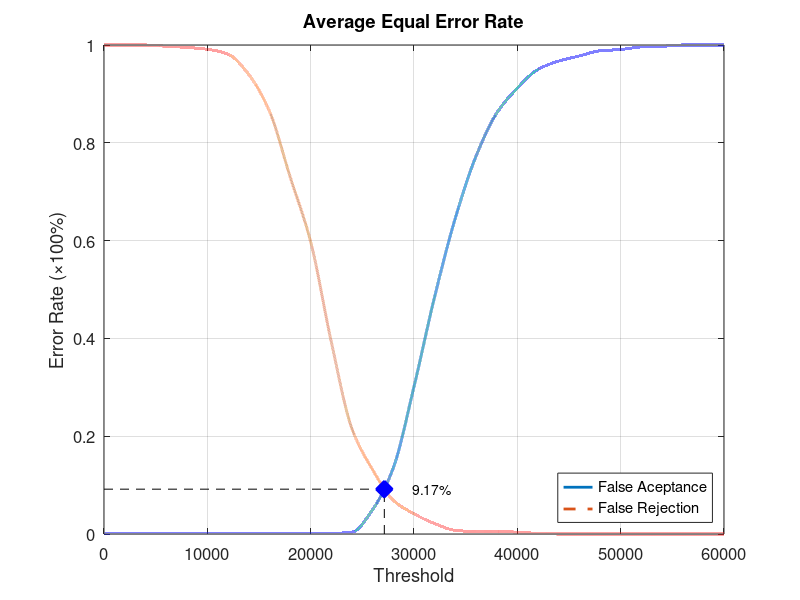
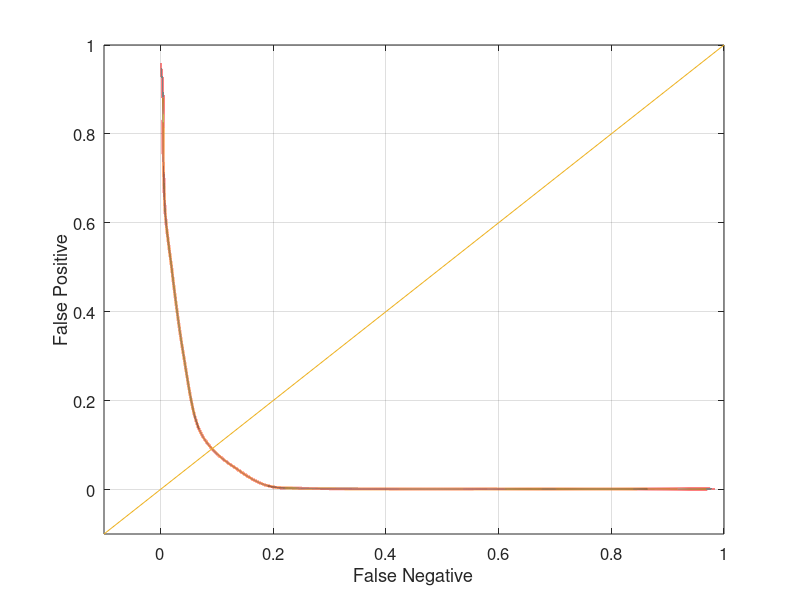

MATLAB code for these plots, in order:
function yEER = Experiment5Average
close all;
clear;
clc;
x = 0:2000:60000;
xq = 0:0.5:60000;

y0 = [0 0.00131579 0.00131579 0.00131579 0.00131579 0.00131579 0.00131579 0.00131579 0.00131579 0.00131579 0.00131579 0.00131579 0.00394737 0.05 0.135526 0.301316 0.485526 0.646053 0.772368 0.860526 0.911842 0.95 0.967105 0.977632 0.988158 0.990789 0.996053 0.997368 1 1 1];
yy0 = interp1(x, y0, xq, 'pchip');
y1 = [1 1 1 0.9975 0.995 0.99125 0.98125 0.94 0.865 0.73125 0.5975 0.3925 0.215 0.13125 0.06875 0.04125 0.02125 0.0075 0.005 0.005 0.00375 0.00125 0 0 0 0 0 0 0 0 0];
yy1 = interp1(x, y1, xq, 'pchip');

% Calculating EER: 
y2 = abs(y0 - y1);
find(y2 == min(y2))
yy2 = abs(yy0 - yy1);
xEER = find(yy2 == min(yy2));
xEERIndex = xq(xEER) % X-axis EER
yEER = yy0(xEER) % Y-axis EER

main = figure
plot(xq, yy0,'-','LineWidth', 2);	hold on
plot(xq, yy1,'--','LineWidth', 2);	hold on
plot([xEERIndex xEERIndex], [0 yEER], 'k--');	hold on
plot([0 xEERIndex], [yEER yEER], 'k--');	hold on
plot(xEERIndex, yEER, 'bx', 'LineWidth', 10);	hold on
text(xEERIndex + 10 * xEERIndex / 100, yEER, [num2str(round((10000 * yEER)) / 100) '%'])
legend('False Aceptance', 'False Rejection', 'Location', 'SouthEast')
xlabel('Threshold')
ylabel('Error Rate (\times100%)')
title('Average Equal Error Rate')
set(gca, 'FontSize', 12)
axis([0 60000 0 1])
grid on

print(main, 'Experiment5AverageMain', '-dpng');
FNRxFPR = figure('Color', [1 1 1]);
plot(yy1, yy0, '-', yy1, yy0, 'LineWidth', 2);
hold on
y = -0.1:0.1:1
plot(y, y); 
set(gca, 'FontSize', 12)
xlabel('False Negative')
ylabel('False Positive')
axis([-0.1 1 -0.1 1])
set(gca, 'FontSize', 12)
grid on

print(FNRxFPR, 'Experiment5AverageFNRxFPR','-dpng');
end
